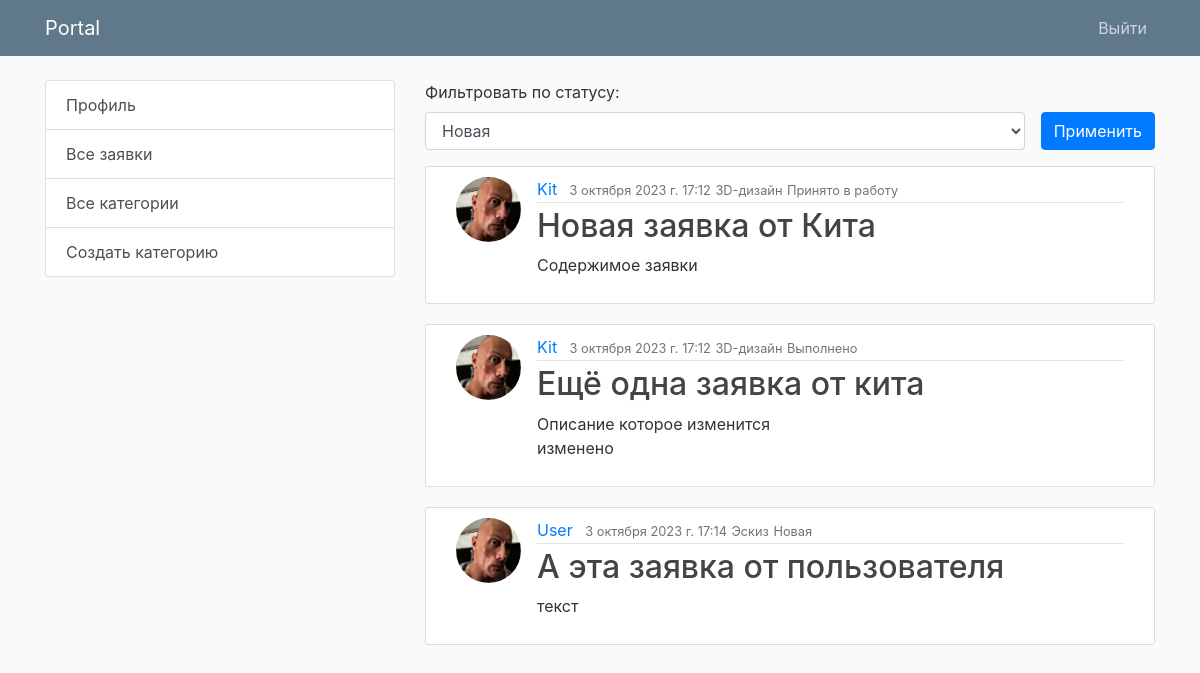
Screenshot of / (signed in) with the database file from the repository.
### app/models.py (models this page shows, shortened)
class DesignRequest(models.Model):
    STATUS_CHOICES = [
        ('new', 'Новая'),
        ('in_progress', 'Принято в работу'),
        ('completed', 'Выполнено'),
    ]
    title = models.CharField(max_length=100)
    content = models.TextField()
    created_at = models.DateTimeField(auto_now_add=True)
    updated_at = models.DateTimeField(auto_now=True)
    user = models.ForeignKey(User, on_delete=models.CASCADE)
    image = models.ImageField(upload_to='images')
    category = models.ForeignKey(Category, on_delete=models.CASCADE)
    status = models.CharField(max_length=20, choices=STATUS_CHOICES, default='new')
    comment = models.TextField(null=True, blank=True)
    image_after = models.ImageField(upload_to='images', null=True, blank=True)

class Category(models.Model):
    title = models.CharField(max_length=100)
    def __str__(self):
        return self.title

### user/models.py (models this page shows, shortened)
class Profile(models.Model):
    user = models.OneToOneField(User, on_delete=models.CASCADE)
    image = models.ImageField(default='default.jpg', upload_to='profile_pics')

### app/views.py (the view, shortened to what this page needs)
# urls.py: path('', design_request_list, name='request-home'),
@login_required
def design_request_list(request, username=None):
    status = request.GET.get("status")
    user = get_object_or_404(User, username=request.user.username)
    if user.is_superuser:
        design_requests = DesignRequest.objects.all()
        context = { 'design_requests': design_requests }
        if status:
            design_requests = DesignRequest.objects.filter(status=status).order_by("created_at")
            context = { 'design_requests': design_requests, "status": status }
        if username:
            user = get_object_or_404(User, username=username)
            design_requests = DesignRequest.objects.filter(user=user)
            context = { 'design_requests': design_requests, "status": status }
        return render(request, 'design/user_design_requests.html', context)

### app/templates/design/user_design_requests.html (shortened to what this page needs)
{% extends 'design/base.html' %}
{% block content %}
{% if page != 'home' %}
<div class="form-group">
	<form method="GET">
		<label for="exampleFormControlSelect1">Фильтровать по статусу:</label>
		<div class="d-flex">
			<select name="status" class="form-control" id="exampleFormControlSelect1">
				<option {% if status == "new" %} selected {% endif %} name="new" value="new">Новая</option>
			</select>
			<button type="submit" class="btn btn-primary ml-3">Применить</button>
		</div>
	</form>
</div>
{% endif %}
{% for design_request in design_requests %}
<article class="media content-section">
	<img class="rounded-circle article-img" src="{{ design_request.user.profile.image.url }}" />
	<div class="media-body">
		<div class="article-metadata">
			{% if user.is_superuser %}
			<a class="mr-2" href="{% url 'design_request_list' %}">{{ design_request.user.username }}</a>
			{% else %}
			<a class="mr-2" href="{% url 'design_request_list'  %}">{{ design_request.user.username }}</a>
			{% endif %}
			<small class="text-muted">{{ design_request.created_at }}</small>
			<small class="text-muted">{{ design_request.category }}</small>
			<small class="text-muted">
				{% if design_request.status == 'new' %} Новая {% endif %}
				{% if design_request.status == 'in_progress' %}Принято в работу {% endif %}
				{% if design_request.status == 'completed' %} Выполнено {% endif %}
			</small>
		</div>
		<h2>
			<a class="article-title" href="{% url 'design_request_detail' design_request.id %}">{{ design_request.title}}</a>
		</h2>
		<p class="article-content">{{ design_request.content }}</p>
	</div>
</article>
{% endfor %}
{% endblock %}

### app/templates/design/base.html (shortened to what this page needs)
{% load static %}
<!DOCTYPE html>
<html>
<head>
	<link rel="stylesheet" href="https://maxcdn.bootstrapcdn.com/bootstrap/4.0.0/css/bootstrap.min.css">
	<link rel="stylesheet" type="text/css" href="{% static 'design/main.css' %}">
</head>
<body>
	<header class="site-header">
		<nav class="navbar navbar-expand-md navbar-dark bg-steel fixed-top">
			<div class="container">
				<a class="navbar-brand mr-4" href="">Portal</a>
				<div class="collapse navbar-collapse" id="navbarToggle">
					<div class="navbar-nav">
						{% if user.is_authenticated %}
						<a class="nav-item nav-link" href="{% url 'logout' %}">Выйти</a>
						{% else %}
						<a class="nav-item nav-link" href="{% url 'login' %}">Войти</a>
						<a class="nav-item nav-link" href="{% url 'register' %}">Регистрация</a>
						{% endif %}
					</div>
				</div>
			</div>
		</nav>
	</header>
	<main role="main" class="container">
		<div class="row">
			{% if user.is_authenticated %}
			<div class="col-md-4">
				<div class="list-group">
					<a href="{% url 'profile' %}" class="list-group-item list-group-item-action" aria-current="true">Профиль</a>
					{% if user.is_superuser %}
					<a href="{% url 'design_request_list' %}" class="list-group-item list-group-item-action">Все заявки</a>
					<a href="{% url 'category_list' %}" class="list-group-item list-group-item-action">Все категории</a>
					<a href="{% url 'category_create' %}" class="list-group-item list-group-item-action">Создать категорию</a>
					{% endif %}
				</div>
			</div>
			{% endif %}
			<div class="col-md-8">
				{% block content %}{% endblock %}
			</div>
		</div>
	</main>
</body>
</html>

### app/static/design/main.css (style rules this page uses)
body { background: #fafafa; color: #333333; margin-top: 5rem; }
h1, h2, h3, h4, h5, h6 { color: #444444; }
.bg-steel { background-color: #5f788a; }
.site-header .navbar-nav .nav-link { color: #cbd5db; }
.content-section { background: #ffffff; padding: 10px 30px; border: 1px solid #dddddd; border-radius: 3px; margin-bottom: 20px; }
.article-title { color: #444444; }
.article-content { white-space: pre-line; }
.article-img { height: 65px; width: 65px; margin-right: 16px; }
.article-metadata { padding-bottom: 1px; margin-bottom: 4px; border-bottom: 1px solid #e3e3e3 }

### rows the page displays
DesignRequest: user.profile.image (placeholder picture), user.username "Kit", created_at "3 октября 2023 г. 17:12", category "3D-дизайн", status "Принято в работу", title "Новая заявка от Кита", content "Содержимое заявки"
DesignRequest: user.profile.image (placeholder picture), user.username "Kit", created_at "3 октября 2023 г. 17:12", category "3D-дизайн", status "Выполнено", title "Ещё одна заявка от кита", content "Описание которое изменится изменено"
DesignRequest: user.profile.image (placeholder picture), user.username "User", created_at "3 октября 2023 г. 17:14", category "Эскиз", status "Новая", title "А эта заявка от пользователя", content "текст"
